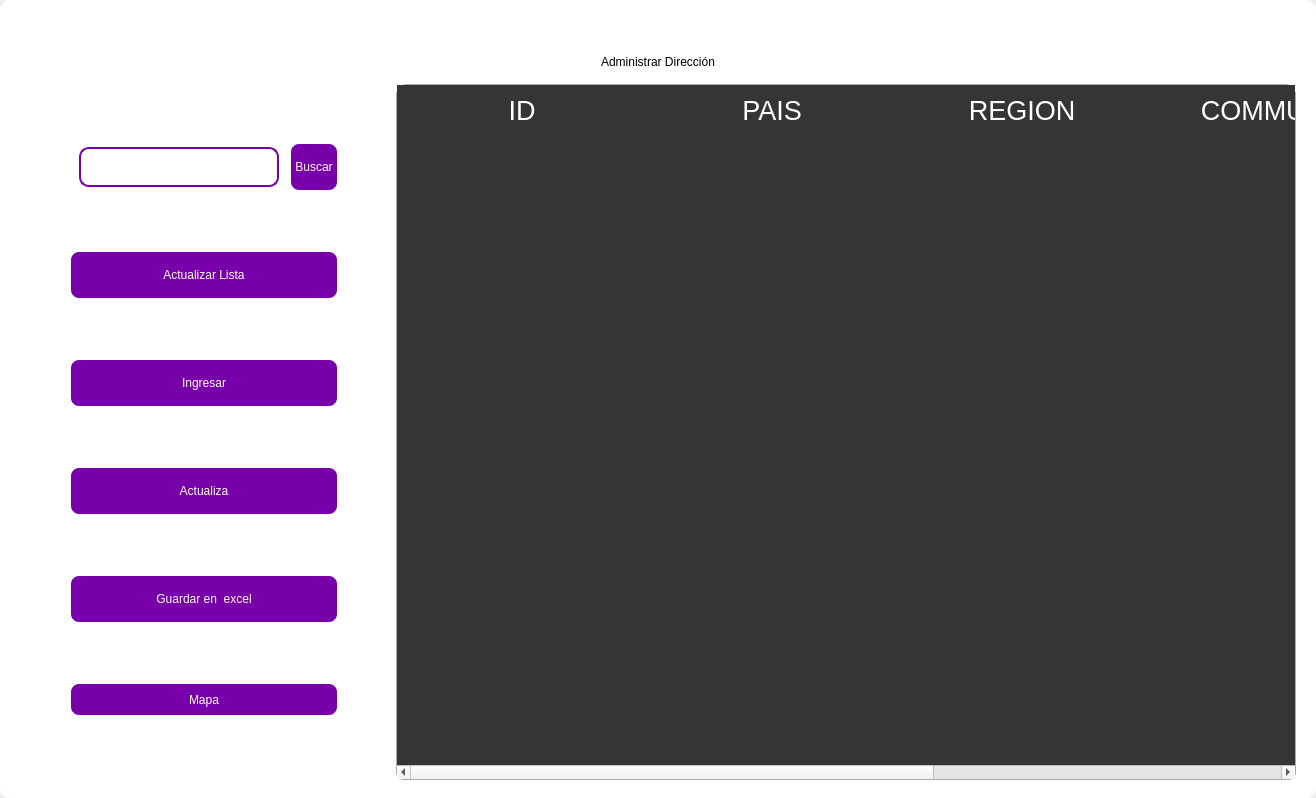
<?xml version="1.0" encoding="UTF-8"?>
<ui version="4.0">
 <class>MainWindow</class>
 <widget class="QMainWindow" name="MainWindow">
  <property name="geometry">
   <rect>
    <x>0</x>
    <y>0</y>
    <width>1316</width>
    <height>798</height>
   </rect>
  </property>
  <property name="windowTitle">
   <string>MainWindow</string>
  </property>
  <property name="styleSheet">
   <string notr="true"/>
  </property>
  <widget class="QWidget" name="centralwidget">
   <property name="styleSheet">
    <string notr="true"/>
   </property>
   <layout class="QVBoxLayout" name="verticalLayout">
    <property name="spacing">
     <number>0</number>
    </property>
    <property name="leftMargin">
     <number>0</number>
    </property>
    <property name="topMargin">
     <number>0</number>
    </property>
    <property name="rightMargin">
     <number>0</number>
    </property>
    <property name="bottomMargin">
     <number>0</number>
    </property>
    <item>
     <widget class="QFrame" name="frame">
      <property name="enabled">
       <bool>true</bool>
      </property>
      <property name="styleSheet">
       <string notr="true">
QFrame {
border-radius:10px;
	background-color: rgb(255, 255, 255);
 }
</string>
      </property>
      <property name="frameShape">
       <enum>QFrame::StyledPanel</enum>
      </property>
      <property name="frameShadow">
       <enum>QFrame::Raised</enum>
      </property>
      <layout class="QVBoxLayout" name="verticalLayout_2">
       <item>
        <widget class="QFrame" name="frame_superior">
         <property name="minimumSize">
          <size>
           <width>0</width>
           <height>40</height>
          </size>
         </property>
         <property name="maximumSize">
          <size>
           <width>16777215</width>
           <height>40</height>
          </size>
         </property>
         <property name="styleSheet">
          <string notr="true">QPushButton{
border-radius:18px;
}

QPushButton:hover{
	background-color: rgb(0, 0, 0);
}
</string>
         </property>
         <property name="frameShape">
          <enum>QFrame::StyledPanel</enum>
         </property>
         <property name="frameShadow">
          <enum>QFrame::Raised</enum>
         </property>
         <layout class="QHBoxLayout" name="horizontalLayout_3">
          <property name="spacing">
           <number>4</number>
          </property>
          <property name="leftMargin">
           <number>0</number>
          </property>
          <property name="topMargin">
           <number>0</number>
          </property>
          <property name="rightMargin">
           <number>0</number>
          </property>
          <property name="bottomMargin">
           <number>0</number>
          </property>
          <item>
           <widget class="QPushButton" name="btn_icon">
            <property name="text">
             <string/>
            </property>
            <property name="iconSize">
             <size>
              <width>40</width>
              <height>40</height>
             </size>
            </property>
           </widget>
          </item>
          <item>
           <spacer name="horizontalSpacer_2">
            <property name="orientation">
             <enum>Qt::Horizontal</enum>
            </property>
            <property name="sizeHint" stdset="0">
             <size>
              <width>443</width>
              <height>20</height>
             </size>
            </property>
           </spacer>
          </item>
          <item>
           <widget class="QPushButton" name="btn_exit">
            <property name="minimumSize">
             <size>
              <width>38</width>
              <height>38</height>
             </size>
            </property>
            <property name="maximumSize">
             <size>
              <width>38</width>
              <height>38</height>
             </size>
            </property>
            <property name="cursor">
             <cursorShape>PointingHandCursor</cursorShape>
            </property>
            <property name="text">
             <string/>
            </property>
            <property name="iconSize">
             <size>
              <width>35</width>
              <height>35</height>
             </size>
            </property>
           </widget>
          </item>
          <item>
           <widget class="QPushButton" name="bt_minimizar">
            <property name="minimumSize">
             <size>
              <width>38</width>
              <height>38</height>
             </size>
            </property>
            <property name="maximumSize">
             <size>
              <width>38</width>
              <height>38</height>
             </size>
            </property>
            <property name="cursor">
             <cursorShape>PointingHandCursor</cursorShape>
            </property>
            <property name="text">
             <string/>
            </property>
            <property name="icon">
             <iconset>
              <normaloff>image/minus.svg</normaloff>image/minus.svg</iconset>
            </property>
            <property name="iconSize">
             <size>
              <width>38</width>
              <height>38</height>
             </size>
            </property>
           </widget>
          </item>
          <item>
           <widget class="QPushButton" name="bt_maximizar">
            <property name="minimumSize">
             <size>
              <width>38</width>
              <height>38</height>
             </size>
            </property>
            <property name="maximumSize">
             <size>
              <width>38</width>
              <height>38</height>
             </size>
            </property>
            <property name="cursor">
             <cursorShape>PointingHandCursor</cursorShape>
            </property>
            <property name="text">
             <string/>
            </property>
            <property name="icon">
             <iconset>
              <normaloff>image/chevron-up.svg</normaloff>image/chevron-up.svg</iconset>
            </property>
            <property name="iconSize">
             <size>
              <width>38</width>
              <height>38</height>
             </size>
            </property>
           </widget>
          </item>
          <item>
           <widget class="QPushButton" name="bt_restaurar">
            <property name="minimumSize">
             <size>
              <width>38</width>
              <height>38</height>
             </size>
            </property>
            <property name="maximumSize">
             <size>
              <width>38</width>
              <height>38</height>
             </size>
            </property>
            <property name="cursor">
             <cursorShape>PointingHandCursor</cursorShape>
            </property>
            <property name="text">
             <string/>
            </property>
            <property name="icon">
             <iconset>
              <normaloff>image/chevron-down.svg</normaloff>image/chevron-down.svg</iconset>
            </property>
            <property name="iconSize">
             <size>
              <width>38</width>
              <height>38</height>
             </size>
            </property>
           </widget>
          </item>
          <item>
           <widget class="QPushButton" name="bt_cerrar">
            <property name="minimumSize">
             <size>
              <width>38</width>
              <height>38</height>
             </size>
            </property>
            <property name="maximumSize">
             <size>
              <width>38</width>
              <height>38</height>
             </size>
            </property>
            <property name="cursor">
             <cursorShape>PointingHandCursor</cursorShape>
            </property>
            <property name="text">
             <string/>
            </property>
            <property name="icon">
             <iconset>
              <normaloff>image/x.svg</normaloff>image/x.svg</iconset>
            </property>
            <property name="iconSize">
             <size>
              <width>38</width>
              <height>38</height>
             </size>
            </property>
           </widget>
          </item>
         </layout>
        </widget>
       </item>
       <item>
        <widget class="QLabel" name="label">
         <property name="styleSheet">
          <string notr="true">font: 30pt &quot;MS Shell Dlg 2&quot;;
color: rgb(0, 0, 0);</string>
         </property>
         <property name="text">
          <string>Administrar Dirección</string>
         </property>
         <property name="alignment">
          <set>Qt::AlignCenter</set>
         </property>
        </widget>
       </item>
       <item>
        <widget class="QFrame" name="frame_3">
         <property name="minimumSize">
          <size>
           <width>0</width>
           <height>0</height>
          </size>
         </property>
         <property name="frameShape">
          <enum>QFrame::StyledPanel</enum>
         </property>
         <property name="frameShadow">
          <enum>QFrame::Raised</enum>
         </property>
         <layout class="QHBoxLayout" name="horizontalLayout_4">
          <property name="leftMargin">
           <number>9</number>
          </property>
          <property name="topMargin">
           <number>9</number>
          </property>
          <property name="rightMargin">
           <number>9</number>
          </property>
          <item>
           <layout class="QVBoxLayout" name="verticalLayout_4">
            <property name="spacing">
             <number>50</number>
            </property>
            <property name="sizeConstraint">
             <enum>QLayout::SetDefaultConstraint</enum>
            </property>
            <property name="leftMargin">
             <number>50</number>
            </property>
            <property name="topMargin">
             <number>50</number>
            </property>
            <property name="rightMargin">
             <number>50</number>
            </property>
            <property name="bottomMargin">
             <number>50</number>
            </property>
            <item>
             <layout class="QHBoxLayout" name="horizontalLayout">
              <property name="spacing">
               <number>10</number>
              </property>
              <property name="leftMargin">
               <number>10</number>
              </property>
              <property name="topMargin">
               <number>0</number>
              </property>
              <property name="bottomMargin">
               <number>0</number>
              </property>
              <item>
               <widget class="QLineEdit" name="searchtxt">
                <property name="minimumSize">
                 <size>
                  <width>200</width>
                  <height>25</height>
                 </size>
                </property>
                <property name="maximumSize">
                 <size>
                  <width>150</width>
                  <height>40</height>
                 </size>
                </property>
                <property name="styleSheet">
                 <string notr="true">QLabel {
	color: rgb(255, 255, 254);
	font: 12pt &quot;Arial&quot;;
	background-color: rgba(0, 0, 0,0);
}

QTextEdit{
background-color: rgba(0, 0, 0,0);
border-radius:10px; 
font: 12pt &quot;Arial&quot;;
color: rgb(255, 255, 254);
border: 2px solid  rgb(255, 255, 255);

}

QTextEdit:hover{
background-color: rgba(0, 0, 0,0);
border-radius:10px; 
font: 12pt &quot;Arial&quot;;
border: 2px solid  rgb(120, 0, 171);
}

QTextEdit:focus{
background-color: rgb(0, 0, 0);
border-radius:10px; 
font: 12pt &quot;Arial&quot;;
border: 2px solid rgb(120, 0, 171);
}

QLineEdit{
background-color: rgba(0, 0, 0,0);
border-radius:10px; 
font: 12pt &quot;Arial&quot;;
color: rgb(255, 255, 254);
border: 2px solid  rgb(120, 0, 171);
}

QLineEdit:hover{
background-color: rgba(0, 0, 0,0);
border-radius:10px; 
font: 12pt &quot;Arial&quot;;
border: 2px solid  rgb(120, 0, 171);
}

QLineEdit:focus{
background-color: rgb(0, 0, 0);
border-radius:10px; 
font: 12pt &quot;Arial&quot;;
border: 2px solid rgb(120, 0, 171);
}

QCheckBox{
	font: 12pt &quot;Arial&quot;;
	color: rgb(255, 255, 255);
}

QCheckBox::indicator {
    width: 18px;
    height:18px;
}

QCheckBox::indicator:unchecked {
   background-image: url(image/square.svg);
}

QCheckBox::indicator:checked {
   background-image: url(image/check-square.svg);
}

QPushButton{
border-radius:10px; 
font: 12pt &quot;Arial&quot;;
color: rgb(255, 255, 254);
border: 2px solid #ffffff;
}

QPushButton:hover{
border-radius:10px; 
font: 12pt &quot;Arial&quot;;
color: rgb(255, 255, 255);
border: 2px solid rgb(120, 0, 171);
	background-color: rgb(120, 0, 171);
}
</string>
                </property>
               </widget>
              </item>
              <item>
               <widget class="QPushButton" name="btn_search">
                <property name="sizePolicy">
                 <sizepolicy hsizetype="Minimum" vsizetype="Fixed">
                  <horstretch>0</horstretch>
                  <verstretch>0</verstretch>
                 </sizepolicy>
                </property>
                <property name="minimumSize">
                 <size>
                  <width>0</width>
                  <height>15</height>
                 </size>
                </property>
                <property name="maximumSize">
                 <size>
                  <width>100</width>
                  <height>50</height>
                 </size>
                </property>
                <property name="cursor">
                 <cursorShape>PointingHandCursor</cursorShape>
                </property>
                <property name="styleSheet">
                 <string notr="true">QPushButton{
border-radius:10px; 
font: 12pt &quot;Arial&quot;;
color: rgb(255, 255, 254);
border: 2px solid #ffffff;
	background-color: rgb(120, 0, 171);
}

QPushButton:hover{
border-radius:10px; 
font: 12pt &quot;Arial&quot;;
color: rgb(255, 255, 255);
border: 2px solid rgb(120, 0, 171);
	background-color: rgb(120, 0, 171);
}</string>
                </property>
                <property name="text">
                 <string>Buscar</string>
                </property>
               </widget>
              </item>
             </layout>
            </item>
            <item>
             <widget class="QPushButton" name="btn_get">
              <property name="minimumSize">
               <size>
                <width>50</width>
                <height>40</height>
               </size>
              </property>
              <property name="maximumSize">
               <size>
                <width>300</width>
                <height>50</height>
               </size>
              </property>
              <property name="cursor">
               <cursorShape>PointingHandCursor</cursorShape>
              </property>
              <property name="styleSheet">
               <string notr="true">QPushButton{
border-radius:10px; 
font: 12pt &quot;Arial&quot;;
color: rgb(255, 255, 254);
border: 2px solid #ffffff;
	background-color: rgb(120, 0, 171);
}

QPushButton:hover{
border-radius:10px; 
font: 12pt &quot;Arial&quot;;
color: rgb(255, 255, 255);
border: 2px solid rgb(120, 0, 171);
	background-color: rgb(120, 0, 171);
}</string>
              </property>
              <property name="text">
               <string>Actualizar Lista</string>
              </property>
              <property name="iconSize">
               <size>
                <width>35</width>
                <height>35</height>
               </size>
              </property>
             </widget>
            </item>
            <item>
             <widget class="QPushButton" name="btn_add">
              <property name="minimumSize">
               <size>
                <width>0</width>
                <height>40</height>
               </size>
              </property>
              <property name="maximumSize">
               <size>
                <width>300</width>
                <height>50</height>
               </size>
              </property>
              <property name="cursor">
               <cursorShape>PointingHandCursor</cursorShape>
              </property>
              <property name="styleSheet">
               <string notr="true">QPushButton{
border-radius:10px; 
font: 12pt &quot;Arial&quot;;
color: rgb(255, 255, 254);
border: 2px solid #ffffff;
	background-color: rgb(120, 0, 171);
}

QPushButton:hover{
border-radius:10px; 
font: 12pt &quot;Arial&quot;;
color: rgb(255, 255, 255);
border: 2px solid rgb(120, 0, 171);
	background-color: rgb(120, 0, 171);
}</string>
              </property>
              <property name="text">
               <string>Ingresar</string>
              </property>
              <property name="iconSize">
               <size>
                <width>35</width>
                <height>35</height>
               </size>
              </property>
             </widget>
            </item>
            <item>
             <widget class="QPushButton" name="btn_update">
              <property name="minimumSize">
               <size>
                <width>0</width>
                <height>40</height>
               </size>
              </property>
              <property name="maximumSize">
               <size>
                <width>300</width>
                <height>50</height>
               </size>
              </property>
              <property name="cursor">
               <cursorShape>PointingHandCursor</cursorShape>
              </property>
              <property name="styleSheet">
               <string notr="true">QPushButton{
border-radius:10px; 
font: 12pt &quot;Arial&quot;;
color: rgb(255, 255, 254);
border: 2px solid #ffffff;
	background-color: rgb(120, 0, 171);
}

QPushButton:hover{
border-radius:10px; 
font: 12pt &quot;Arial&quot;;
color: rgb(255, 255, 255);
border: 2px solid rgb(120, 0, 171);
	background-color: rgb(120, 0, 171);
}</string>
              </property>
              <property name="text">
               <string>Actualiza</string>
              </property>
              <property name="iconSize">
               <size>
                <width>35</width>
                <height>35</height>
               </size>
              </property>
             </widget>
            </item>
            <item>
             <widget class="QPushButton" name="btn_excel">
              <property name="minimumSize">
               <size>
                <width>10</width>
                <height>40</height>
               </size>
              </property>
              <property name="maximumSize">
               <size>
                <width>300</width>
                <height>50</height>
               </size>
              </property>
              <property name="cursor">
               <cursorShape>PointingHandCursor</cursorShape>
              </property>
              <property name="styleSheet">
               <string notr="true">QPushButton{
border-radius:10px; 
font: 12pt &quot;Arial&quot;;
color: rgb(255, 255, 254);
border: 2px solid #ffffff;
	background-color: rgb(120, 0, 171);
}

QPushButton:hover{
border-radius:10px; 
font: 12pt &quot;Arial&quot;;
color: rgb(255, 255, 255);
border: 2px solid rgb(120, 0, 171);
	background-color: rgb(120, 0, 171);
}</string>
              </property>
              <property name="text">
               <string>Guardar en  excel</string>
              </property>
              <property name="iconSize">
               <size>
                <width>35</width>
                <height>35</height>
               </size>
              </property>
             </widget>
            </item>
            <item>
             <widget class="QPushButton" name="btn_maps">
              <property name="minimumSize">
               <size>
                <width>0</width>
                <height>35</height>
               </size>
              </property>
              <property name="styleSheet">
               <string notr="true">QPushButton{
border-radius:10px; 
font: 12pt &quot;Arial&quot;;
color: rgb(255, 255, 254);
border: 2px solid #ffffff;
	background-color: rgb(120, 0, 171);
}

QPushButton:hover{
border-radius:10px; 
font: 12pt &quot;Arial&quot;;
color: rgb(255, 255, 255);
border: 2px solid rgb(120, 0, 171);
	background-color: rgb(120, 0, 171);
}</string>
              </property>
              <property name="text">
               <string>Mapa</string>
              </property>
             </widget>
            </item>
           </layout>
          </item>
          <item>
           <widget class="QTableWidget" name="table_address">
            <property name="minimumSize">
             <size>
              <width>900</width>
              <height>0</height>
             </size>
            </property>
            <property name="maximumSize">
             <size>
              <width>700</width>
              <height>16777215</height>
             </size>
            </property>
            <property name="styleSheet">
             <string notr="true">QTableView {

	border: 1px solid rgba(255,255,255,40);
	border-bottom-right-radius: 7px; 
	border-bottom-left-radius: 7px; 
	color: white;
	font: 15pt &quot;MS Shell Dlg 2&quot;;
	background-color: rgb(53, 53, 53);
}

QHeaderView::section {
background-color: rgb(53, 53, 53);
color: white;
border: none;
height: 50px;
font-size: 20pt;
}

QTableView::item {
    border-style: none;
    border-bottom: 1px solid rgba(255,255,255,50);
    padding-left: auto;
    padding-right: auto;
}

QTableView::item:selected{
	border: none;
	color: rgb(255, 255, 255);
    background-color: rgba(255, 255, 255, 50);
}
</string>
            </property>
            <property name="lineWidth">
             <number>1</number>
            </property>
            <property name="editTriggers">
             <set>QAbstractItemView::NoEditTriggers</set>
            </property>
            <attribute name="horizontalHeaderDefaultSectionSize">
             <number>250</number>
            </attribute>
            <column>
             <property name="text">
              <string>ID</string>
             </property>
            </column>
            <column>
             <property name="text">
              <string>PAIS</string>
             </property>
            </column>
            <column>
             <property name="text">
              <string>REGION</string>
             </property>
            </column>
            <column>
             <property name="text">
              <string>COMMUNE</string>
             </property>
            </column>
            <column>
             <property name="text">
              <string>DESCRIPCIÓN</string>
             </property>
            </column>
           </widget>
          </item>
         </layout>
        </widget>
       </item>
      </layout>
     </widget>
    </item>
   </layout>
  </widget>
 </widget>
 <resources/>
 <connections/>
</ui>
